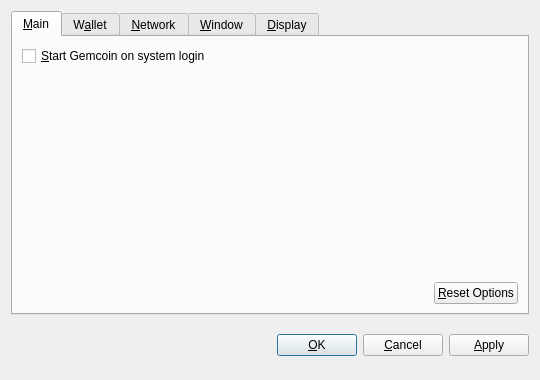
<?xml version="1.0" encoding="UTF-8"?>
<ui version="4.0">
 <class>OptionsDialog</class>
 <widget class="QDialog" name="OptionsDialog">
  <property name="geometry">
   <rect>
    <x>0</x>
    <y>0</y>
    <width>540</width>
    <height>380</height>
   </rect>
  </property>
  <property name="windowTitle">
   <string>Options</string>
  </property>
  <property name="modal">
   <bool>true</bool>
  </property>
  <layout class="QVBoxLayout" name="verticalLayout">
   <item>
    <widget class="QTabWidget" name="tabWidget">
     <property name="tabPosition">
      <enum>QTabWidget::North</enum>
     </property>
     <property name="currentIndex">
      <number>0</number>
     </property>
     <widget class="QWidget" name="tabMain">
      <attribute name="title">
       <string>&amp;Main</string>
      </attribute>
      <layout class="QVBoxLayout" name="verticalLayout_Main">
       <item>
        <widget class="QCheckBox" name="bitcoinAtStartup">
         <property name="toolTip">
          <string>Automatically start Gemcoin after logging in to the system.</string>
         </property>
         <property name="text">
          <string>&amp;Start Gemcoin on system login</string>
         </property>
        </widget>
       </item>
       <item>
        <spacer name="verticalSpacer_Main">
         <property name="orientation">
          <enum>Qt::Vertical</enum>
         </property>
         <property name="sizeHint" stdset="0">
          <size>
           <width>20</width>
           <height>40</height>
          </size>
         </property>
        </spacer>
       </item>
       <item>
        <layout class="QHBoxLayout" name="horizontalLayout_2_Main">
         <item>
          <spacer name="horizontalSpacer_2_Main">
           <property name="orientation">
            <enum>Qt::Horizontal</enum>
           </property>
           <property name="sizeHint" stdset="0">
            <size>
             <width>40</width>
             <height>20</height>
            </size>
           </property>
          </spacer>
         </item>
         <item>
          <widget class="QPushButton" name="resetButton">
           <property name="toolTip">
            <string>Reset all client options to default.</string>
           </property>
           <property name="text">
            <string>&amp;Reset Options</string>
           </property>
           <property name="autoDefault">
            <bool>false</bool>
           </property>
          </widget>
         </item>
        </layout>
       </item>
      </layout>
     </widget>
     <widget class="QWidget" name="tabWallet">
      <attribute name="title">
       <string>W&amp;allet</string>
      </attribute>
      <layout class="QVBoxLayout" name="verticalLayout_Network">
       <item>
        <widget class="QLabel" name="transactionFeeInfoLabel">
         <property name="text">
          <string>Optional transaction fee per kB that helps make sure your transactions are processed quickly. Most transactions are 1 kB.</string>
         </property>
         <property name="textFormat">
          <enum>Qt::PlainText</enum>
         </property>
         <property name="wordWrap">
          <bool>true</bool>
         </property>
        </widget>
       </item>
       <item>
        <layout class="QHBoxLayout" name="horizontalLayout_1_Main">
         <item>
          <widget class="QLabel" name="transactionFeeLabel">
           <property name="text">
            <string>Pay transaction &amp;fee</string>
           </property>
           <property name="textFormat">
            <enum>Qt::PlainText</enum>
           </property>
           <property name="buddy">
            <cstring>transactionFee</cstring>
           </property>
          </widget>
         </item>
         <item>
          <widget class="BitcoinAmountField" name="transactionFee"/>
         </item>
         <item>
          <spacer name="horizontalSpacer_1_Main">
           <property name="orientation">
            <enum>Qt::Horizontal</enum>
           </property>
           <property name="sizeHint" stdset="0">
            <size>
             <width>40</width>
             <height>20</height>
            </size>
           </property>
          </spacer>
         </item>
        </layout>
       </item>
       <item>
        <widget class="QLabel" name="label">
         <property name="text">
          <string>If you disable the spending of unconfirmed change, the change from a transaction cannot be used until that transaction has at least one confirmation. This also affects how your balance is computed.</string>
         </property>
         <property name="wordWrap">
          <bool>true</bool>
         </property>
        </widget>
       </item>
       <item>
        <widget class="QCheckBox" name="spendZeroConfChange">
         <property name="text">
          <string>Spend unconfirmed change  (experts only)</string>
         </property>
        </widget>
       </item>
       <item>
        <spacer name="verticalSpacer">
         <property name="orientation">
          <enum>Qt::Vertical</enum>
         </property>
         <property name="sizeHint" stdset="0">
          <size>
           <width>20</width>
           <height>40</height>
          </size>
         </property>
        </spacer>
       </item>
      </layout>
     </widget>
     <widget class="QWidget" name="tabNetwork">
      <attribute name="title">
       <string>&amp;Network</string>
      </attribute>
      <layout class="QVBoxLayout" name="verticalLayout_Network">
       <item>
        <widget class="QCheckBox" name="mapPortUpnp">
         <property name="toolTip">
          <string>Automatically open the Gemcoin client port on the router. This only works when your router supports UPnP and it is enabled.</string>
         </property>
         <property name="text">
          <string>Map port using &amp;UPnP</string>
         </property>
        </widget>
       </item>
       <item>
        <widget class="QCheckBox" name="connectSocks">
         <property name="toolTip">
          <string>Connect to the Gemcoin network through a SOCKS proxy (e.g. when connecting through Tor).</string>
         </property>
         <property name="text">
          <string>&amp;Connect through SOCKS proxy:</string>
         </property>
        </widget>
       </item>
       <item>
        <layout class="QHBoxLayout" name="horizontalLayout_Network">
         <item>
          <widget class="QLabel" name="proxyIpLabel">
           <property name="text">
            <string>Proxy &amp;IP:</string>
           </property>
           <property name="textFormat">
            <enum>Qt::PlainText</enum>
           </property>
           <property name="buddy">
            <cstring>proxyIp</cstring>
           </property>
          </widget>
         </item>
         <item>
          <widget class="QValidatedLineEdit" name="proxyIp">
           <property name="maximumSize">
            <size>
             <width>140</width>
             <height>16777215</height>
            </size>
           </property>
           <property name="toolTip">
            <string>IP address of the proxy (e.g. 127.0.0.1)</string>
           </property>
          </widget>
         </item>
         <item>
          <widget class="QLabel" name="proxyPortLabel">
           <property name="text">
            <string>&amp;Port:</string>
           </property>
           <property name="textFormat">
            <enum>Qt::PlainText</enum>
           </property>
           <property name="buddy">
            <cstring>proxyPort</cstring>
           </property>
          </widget>
         </item>
         <item>
          <widget class="QLineEdit" name="proxyPort">
           <property name="maximumSize">
            <size>
             <width>55</width>
             <height>16777215</height>
            </size>
           </property>
           <property name="toolTip">
            <string>Port of the proxy (e.g. 9050)</string>
           </property>
          </widget>
         </item>
         <item>
          <widget class="QLabel" name="socksVersionLabel">
           <property name="text">
            <string>SOCKS &amp;Version:</string>
           </property>
           <property name="textFormat">
            <enum>Qt::PlainText</enum>
           </property>
           <property name="buddy">
            <cstring>socksVersion</cstring>
           </property>
          </widget>
         </item>
         <item>
          <widget class="QValueComboBox" name="socksVersion">
           <property name="toolTip">
            <string>SOCKS version of the proxy (e.g. 5)</string>
           </property>
          </widget>
         </item>
         <item>
          <spacer name="horizontalSpacer_Network">
           <property name="orientation">
            <enum>Qt::Horizontal</enum>
           </property>
           <property name="sizeHint" stdset="0">
            <size>
             <width>40</width>
             <height>20</height>
            </size>
           </property>
          </spacer>
         </item>
        </layout>
       </item>
       <item>
        <spacer name="verticalSpacer_Network">
         <property name="orientation">
          <enum>Qt::Vertical</enum>
         </property>
         <property name="sizeHint" stdset="0">
          <size>
           <width>20</width>
           <height>40</height>
          </size>
         </property>
        </spacer>
       </item>
      </layout>
     </widget>
     <widget class="QWidget" name="tabWindow">
      <attribute name="title">
       <string>&amp;Window</string>
      </attribute>
      <layout class="QVBoxLayout" name="verticalLayout_Window">
       <item>
        <widget class="QCheckBox" name="minimizeToTray">
         <property name="toolTip">
          <string>Show only a tray icon after minimizing the window.</string>
         </property>
         <property name="text">
          <string>&amp;Minimize to the tray instead of the taskbar</string>
         </property>
        </widget>
       </item>
       <item>
        <widget class="QCheckBox" name="minimizeOnClose">
         <property name="toolTip">
          <string>Minimize instead of exit the application when the window is closed. When this option is enabled, the application will be closed only after selecting Quit in the menu.</string>
         </property>
         <property name="text">
          <string>M&amp;inimize on close</string>
         </property>
        </widget>
       </item>
       <item>
        <spacer name="verticalSpacer_Window">
         <property name="orientation">
          <enum>Qt::Vertical</enum>
         </property>
         <property name="sizeHint" stdset="0">
          <size>
           <width>20</width>
           <height>40</height>
          </size>
         </property>
        </spacer>
       </item>
      </layout>
     </widget>
     <widget class="QWidget" name="tabDisplay">
      <attribute name="title">
       <string>&amp;Display</string>
      </attribute>
      <layout class="QVBoxLayout" name="verticalLayout_Display">
       <item>
        <layout class="QHBoxLayout" name="horizontalLayout_1_Display">
         <item>
          <widget class="QLabel" name="langLabel">
           <property name="text">
            <string>User Interface &amp;language:</string>
           </property>
           <property name="textFormat">
            <enum>Qt::PlainText</enum>
           </property>
           <property name="buddy">
            <cstring>lang</cstring>
           </property>
          </widget>
         </item>
         <item>
          <widget class="QValueComboBox" name="lang">
           <property name="toolTip">
            <string>The user interface language can be set here. This setting will take effect after restarting Gemcoin.</string>
           </property>
          </widget>
         </item>
        </layout>
       </item>
       <item>
        <layout class="QHBoxLayout" name="horizontalLayout_2_Display">
         <item>
          <widget class="QLabel" name="unitLabel">
           <property name="text">
            <string>&amp;Unit to show amounts in:</string>
           </property>
           <property name="textFormat">
            <enum>Qt::PlainText</enum>
           </property>
           <property name="buddy">
            <cstring>unit</cstring>
           </property>
          </widget>
         </item>
         <item>
          <widget class="QValueComboBox" name="unit">
           <property name="toolTip">
            <string>Choose the default subdivision unit to show in the interface and when sending coins.</string>
           </property>
          </widget>
         </item>
        </layout>
       </item>
       <item>
        <widget class="QCheckBox" name="displayAddresses">
         <property name="toolTip">
          <string>Whether to show Gemcoin addresses in the transaction list or not.</string>
         </property>
         <property name="text">
          <string>&amp;Display addresses in transaction list</string>
         </property>
        </widget>
       </item>
       <item>
        <widget class="QCheckBox" name="coinControlFeatures">
         <property name="toolTip">
          <string>Whether to show coin control features or not.</string>
         </property>
         <property name="text">
          <string>Display coin &amp;control features (experts only!)</string>
         </property>
        </widget>
       </item>
       <item>
        <spacer name="verticalSpacer_Display">
         <property name="orientation">
          <enum>Qt::Vertical</enum>
         </property>
         <property name="sizeHint" stdset="0">
          <size>
           <width>20</width>
           <height>40</height>
          </size>
         </property>
        </spacer>
       </item>
      </layout>
     </widget>
    </widget>
   </item>
   <item>
    <layout class="QHBoxLayout" name="horizontalLayout_Buttons">
     <item>
      <spacer name="horizontalSpacer_1">
       <property name="orientation">
        <enum>Qt::Horizontal</enum>
       </property>
       <property name="sizeHint" stdset="0">
        <size>
         <width>40</width>
         <height>48</height>
        </size>
       </property>
      </spacer>
     </item>
     <item>
      <widget class="QLabel" name="statusLabel">
       <property name="font">
        <font>
         <weight>75</weight>
         <bold>true</bold>
        </font>
       </property>
       <property name="text">
        <string/>
       </property>
       <property name="textFormat">
        <enum>Qt::PlainText</enum>
       </property>
       <property name="wordWrap">
        <bool>true</bool>
       </property>
      </widget>
     </item>
     <item>
      <spacer name="horizontalSpacer_2">
       <property name="orientation">
        <enum>Qt::Horizontal</enum>
       </property>
       <property name="sizeHint" stdset="0">
        <size>
         <width>40</width>
         <height>48</height>
        </size>
       </property>
      </spacer>
     </item>
     <item>
      <widget class="QPushButton" name="okButton">
       <property name="text">
        <string>&amp;OK</string>
       </property>
      </widget>
     </item>
     <item>
      <widget class="QPushButton" name="cancelButton">
       <property name="text">
        <string>&amp;Cancel</string>
       </property>
       <property name="autoDefault">
        <bool>false</bool>
       </property>
      </widget>
     </item>
     <item>
      <widget class="QPushButton" name="applyButton">
       <property name="text">
        <string>&amp;Apply</string>
       </property>
       <property name="autoDefault">
        <bool>false</bool>
       </property>
      </widget>
     </item>
    </layout>
   </item>
  </layout>
 </widget>
 <customwidgets>
  <customwidget>
   <class>BitcoinAmountField</class>
   <extends>QSpinBox</extends>
   <header>bitcoinamountfield.h</header>
  </customwidget>
  <customwidget>
   <class>QValueComboBox</class>
   <extends>QComboBox</extends>
   <header>qvaluecombobox.h</header>
  </customwidget>
  <customwidget>
   <class>QValidatedLineEdit</class>
   <extends>QLineEdit</extends>
   <header>qvalidatedlineedit.h</header>
  </customwidget>
 </customwidgets>
 <resources/>
 <connections/>
</ui>
